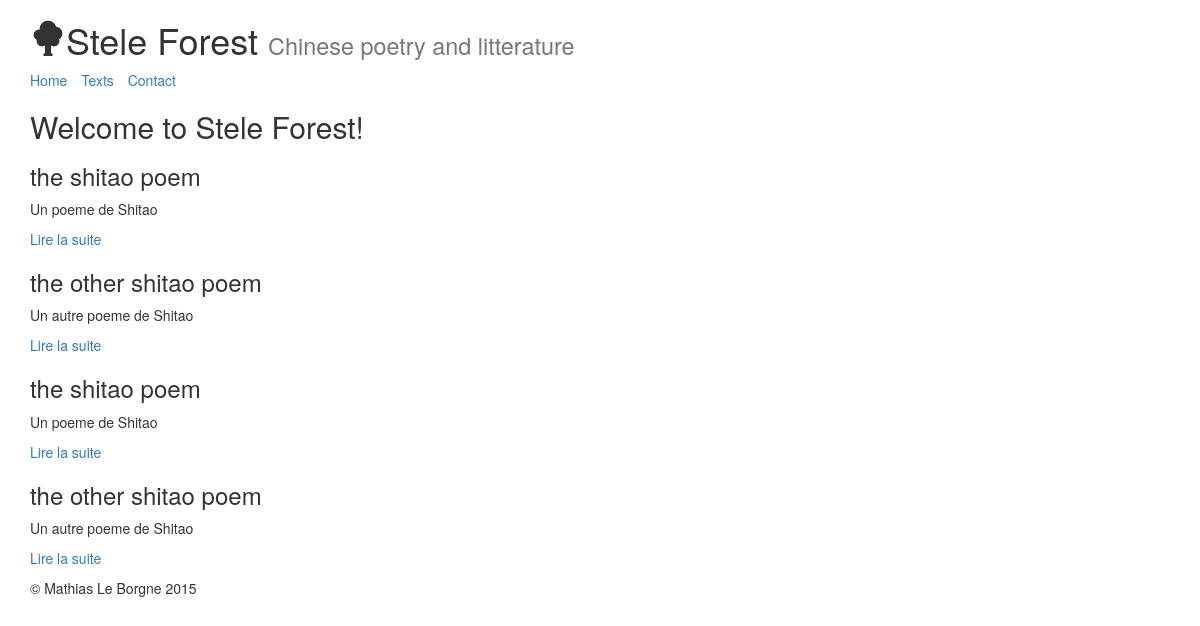
The app's page /home, older data.
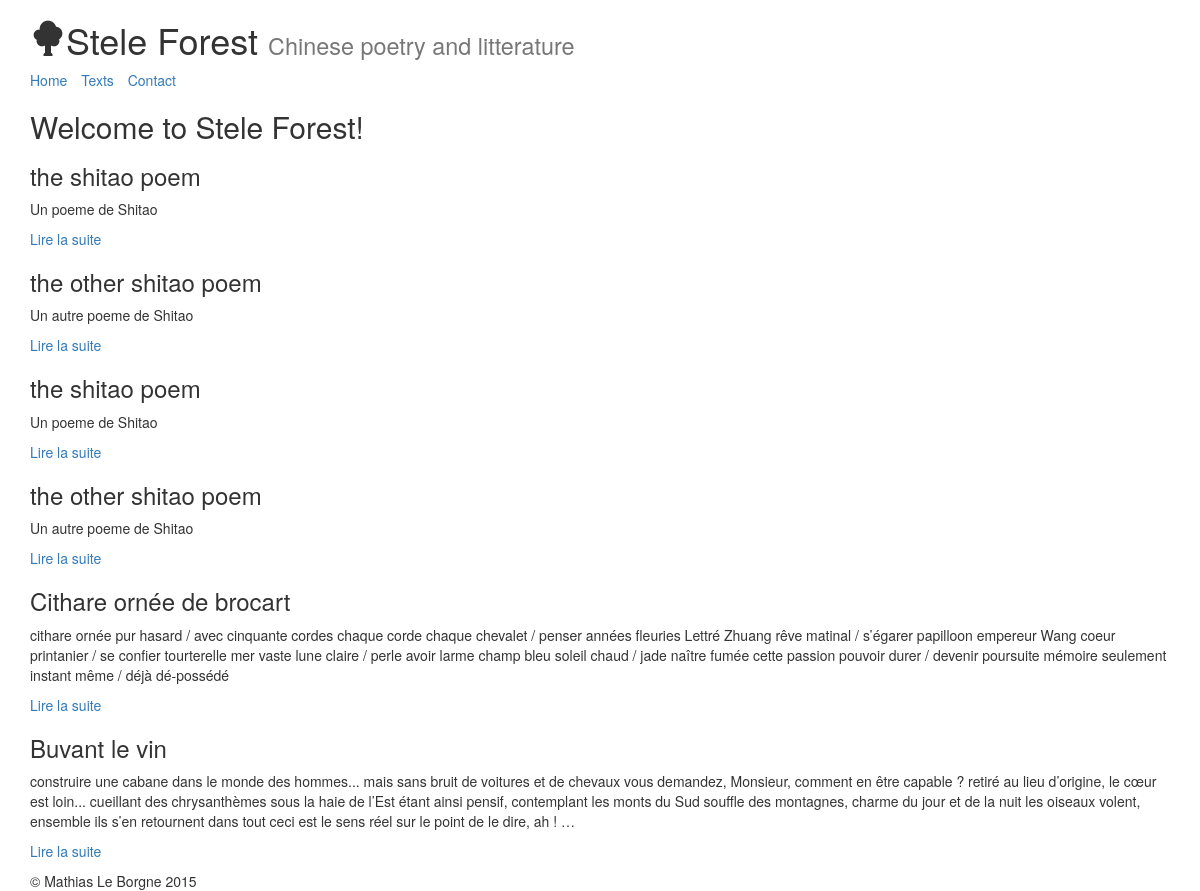
The same page, newer data.
### texts/models.py (models this page shows, shortened)
class Text(models.Model):
    title_french = models.CharField(max_length=100)
    title_chinese = models.CharField(max_length=100)
    author = models.ForeignKey('Author')
    content_french = models.TextField(null=True)
    content_chinese = models.TextField(null=True)
    date_release = models.DateTimeField(auto_now_add=True, auto_now=False,
                                        verbose_name="Release Date")
    date_writing = models.DateTimeField(auto_now_add=False, auto_now=False,
                                        null=True,
                                        verbose_name="Writing Date")

### texts/views.py (the view)
# urls.py: url(r'^home$', 'home'),
def home(request):
    return render(request, 'texts/home.html',
                  {'latest_texts': Text.objects.all()})

### texts/templates/texts/home.html (shortened to what this page needs)
{% extends "base.html" %}
{% block content %}
<h2>Welcome to Stele Forest!</h2>
{% for text in latest_texts %}
    <div class="text">
        <h3>{{ text.title_french }}</h3>
        <p>{{ text.content_french|truncatewords_html:80 }}</p>
        <p><a href="{% url "texts.views.read" text.id %}">Lire la suite</a>
    </div>
{% empty %}
    <p>No text to display</p>
{% endfor %}
{% endblock %}

Row changes from the older to the newer data that the page shows:
added Text: title_french "Cithare ornée de brocart", content_french "cithare ornée pur hasard / avec cinquante cordes chaque corde chaque chevalet / penser années fleuries Lettré Zhuang rêve matinal / s’égarer papilloon empereur Wang coeur printanier / se confier tourterelle mer vaste lune claire / perle avoir larme champ bleu soleil chaud / jade naître fumée cette passion pouvoir durer / devenir poursuite mémoire seulement instant même / déjà dé-possédé"
added Text: title_french "Buvant le vin", content_french "construire une cabane dans le monde des hommes... mais sans bruit de voitures et de chevaux vous demandez, Monsieur, comment en être capable ? retiré au lieu d’origine, le cœur est loin... cueillant des chrysanthèmes sous la haie de l’Est étant ainsi pensif, contemplant les monts du Sud souffle des montagnes, charme du jour et de la nuit les oiseaux volent, ensemble ils s’en retournent dans tout ceci est le sens réel sur le point de le dire, ah ! …"
